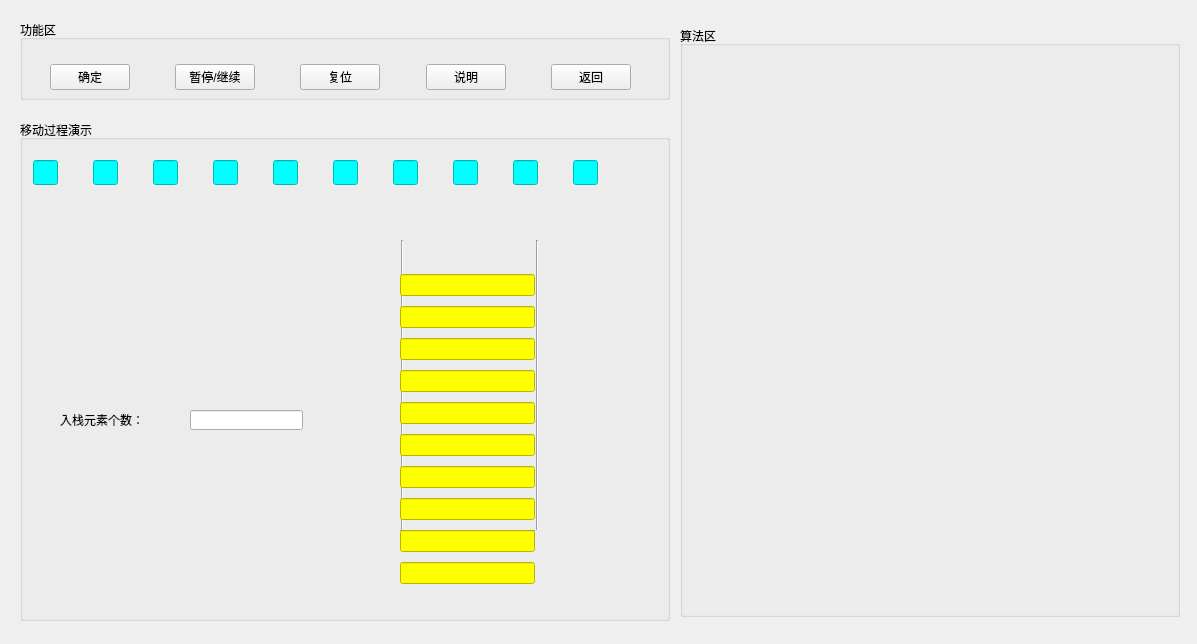
<?xml version="1.0" encoding="UTF-8"?>
<ui version="4.0">
 <class>stackInView</class>
 <widget class="QWidget" name="stackInView">
  <property name="geometry">
   <rect>
    <x>0</x>
    <y>0</y>
    <width>1197</width>
    <height>644</height>
   </rect>
  </property>
  <property name="windowTitle">
   <string>Form</string>
  </property>
  <widget class="QGroupBox" name="groupBox">
   <property name="geometry">
    <rect>
     <x>20</x>
     <y>120</y>
     <width>650</width>
     <height>501</height>
    </rect>
   </property>
   <property name="styleSheet">
    <string notr="true">font: 75 12pt &quot;Microsoft YaHei UI&quot;;</string>
   </property>
   <property name="title">
    <string>移动过程演示</string>
   </property>
   <widget class="QLineEdit" name="lineEdit_1">
    <property name="geometry">
     <rect>
      <x>13</x>
      <y>40</y>
      <width>25</width>
      <height>25</height>
     </rect>
    </property>
    <property name="styleSheet">
     <string notr="true">background-color: rgb(0, 255, 255);</string>
    </property>
    <property name="readOnly">
     <bool>true</bool>
    </property>
   </widget>
   <widget class="QLineEdit" name="lineEdit_2">
    <property name="geometry">
     <rect>
      <x>73</x>
      <y>40</y>
      <width>25</width>
      <height>25</height>
     </rect>
    </property>
    <property name="styleSheet">
     <string notr="true">background-color: rgb(0, 255, 255);</string>
    </property>
    <property name="readOnly">
     <bool>true</bool>
    </property>
   </widget>
   <widget class="QLineEdit" name="lineEdit_3">
    <property name="geometry">
     <rect>
      <x>133</x>
      <y>40</y>
      <width>25</width>
      <height>25</height>
     </rect>
    </property>
    <property name="styleSheet">
     <string notr="true">background-color: rgb(0, 255, 255);</string>
    </property>
    <property name="readOnly">
     <bool>true</bool>
    </property>
   </widget>
   <widget class="QLineEdit" name="lineEdit_4">
    <property name="geometry">
     <rect>
      <x>193</x>
      <y>40</y>
      <width>25</width>
      <height>25</height>
     </rect>
    </property>
    <property name="styleSheet">
     <string notr="true">background-color: rgb(0, 255, 255);</string>
    </property>
    <property name="readOnly">
     <bool>true</bool>
    </property>
   </widget>
   <widget class="QLineEdit" name="lineEdit_5">
    <property name="geometry">
     <rect>
      <x>253</x>
      <y>40</y>
      <width>25</width>
      <height>25</height>
     </rect>
    </property>
    <property name="styleSheet">
     <string notr="true">background-color: rgb(0, 255, 255);</string>
    </property>
    <property name="readOnly">
     <bool>true</bool>
    </property>
   </widget>
   <widget class="QLineEdit" name="lineEdit_6">
    <property name="geometry">
     <rect>
      <x>313</x>
      <y>40</y>
      <width>25</width>
      <height>25</height>
     </rect>
    </property>
    <property name="styleSheet">
     <string notr="true">background-color: rgb(0, 255, 255);</string>
    </property>
    <property name="readOnly">
     <bool>true</bool>
    </property>
   </widget>
   <widget class="QLineEdit" name="lineEdit_7">
    <property name="geometry">
     <rect>
      <x>373</x>
      <y>40</y>
      <width>25</width>
      <height>25</height>
     </rect>
    </property>
    <property name="styleSheet">
     <string notr="true">background-color: rgb(0, 255, 255);</string>
    </property>
    <property name="readOnly">
     <bool>true</bool>
    </property>
   </widget>
   <widget class="QLineEdit" name="lineEdit_8">
    <property name="geometry">
     <rect>
      <x>433</x>
      <y>40</y>
      <width>25</width>
      <height>25</height>
     </rect>
    </property>
    <property name="styleSheet">
     <string notr="true">background-color: rgb(0, 255, 255);</string>
    </property>
    <property name="readOnly">
     <bool>true</bool>
    </property>
   </widget>
   <widget class="QLineEdit" name="lineEdit_9">
    <property name="geometry">
     <rect>
      <x>493</x>
      <y>40</y>
      <width>25</width>
      <height>25</height>
     </rect>
    </property>
    <property name="styleSheet">
     <string notr="true">background-color: rgb(0, 255, 255);</string>
    </property>
    <property name="readOnly">
     <bool>true</bool>
    </property>
   </widget>
   <widget class="QLineEdit" name="lineEdit_10">
    <property name="geometry">
     <rect>
      <x>553</x>
      <y>40</y>
      <width>25</width>
      <height>25</height>
     </rect>
    </property>
    <property name="styleSheet">
     <string notr="true">background-color: rgb(0, 255, 255);</string>
    </property>
    <property name="readOnly">
     <bool>true</bool>
    </property>
   </widget>
   <widget class="QLineEdit" name="currentlineEdit">
    <property name="geometry">
     <rect>
      <x>170</x>
      <y>290</y>
      <width>113</width>
      <height>20</height>
     </rect>
    </property>
    <property name="readOnly">
     <bool>true</bool>
    </property>
   </widget>
   <widget class="QLabel" name="label">
    <property name="geometry">
     <rect>
      <x>40</x>
      <y>290</y>
      <width>111</width>
      <height>20</height>
     </rect>
    </property>
    <property name="text">
     <string>入栈元素个数：</string>
    </property>
   </widget>
   <widget class="Line" name="line">
    <property name="geometry">
     <rect>
      <x>380</x>
      <y>120</y>
      <width>5</width>
      <height>290</height>
     </rect>
    </property>
    <property name="orientation">
     <enum>Qt::Vertical</enum>
    </property>
   </widget>
   <widget class="Line" name="line_2">
    <property name="geometry">
     <rect>
      <x>380</x>
      <y>410</y>
      <width>135</width>
      <height>3</height>
     </rect>
    </property>
    <property name="orientation">
     <enum>Qt::Horizontal</enum>
    </property>
   </widget>
   <widget class="Line" name="line_3">
    <property name="geometry">
     <rect>
      <x>515</x>
      <y>120</y>
      <width>5</width>
      <height>290</height>
     </rect>
    </property>
    <property name="orientation">
     <enum>Qt::Vertical</enum>
    </property>
   </widget>
   <widget class="QWidget" name="layoutWidget">
    <property name="geometry">
     <rect>
      <x>380</x>
      <y>150</y>
      <width>135</width>
      <height>326</height>
     </rect>
    </property>
    <layout class="QVBoxLayout" name="verticalLayout">
     <item>
      <widget class="QLineEdit" name="lineEdit_20">
       <property name="styleSheet">
        <string notr="true">background-color: rgb(255, 255, 0);</string>
       </property>
       <property name="readOnly">
        <bool>true</bool>
       </property>
      </widget>
     </item>
     <item>
      <widget class="QLineEdit" name="lineEdit_19">
       <property name="styleSheet">
        <string notr="true">background-color: rgb(255, 255, 0);</string>
       </property>
       <property name="readOnly">
        <bool>true</bool>
       </property>
      </widget>
     </item>
     <item>
      <widget class="QLineEdit" name="lineEdit_18">
       <property name="styleSheet">
        <string notr="true">background-color: rgb(255, 255, 0);</string>
       </property>
       <property name="readOnly">
        <bool>true</bool>
       </property>
      </widget>
     </item>
     <item>
      <widget class="QLineEdit" name="lineEdit_17">
       <property name="styleSheet">
        <string notr="true">background-color: rgb(255, 255, 0);</string>
       </property>
       <property name="readOnly">
        <bool>true</bool>
       </property>
      </widget>
     </item>
     <item>
      <widget class="QLineEdit" name="lineEdit_16">
       <property name="styleSheet">
        <string notr="true">background-color: rgb(255, 255, 0);</string>
       </property>
       <property name="readOnly">
        <bool>true</bool>
       </property>
      </widget>
     </item>
     <item>
      <widget class="QLineEdit" name="lineEdit_15">
       <property name="styleSheet">
        <string notr="true">background-color: rgb(255, 255, 0);</string>
       </property>
       <property name="readOnly">
        <bool>true</bool>
       </property>
      </widget>
     </item>
     <item>
      <widget class="QLineEdit" name="lineEdit_14">
       <property name="styleSheet">
        <string notr="true">background-color: rgb(255, 255, 0);</string>
       </property>
       <property name="readOnly">
        <bool>true</bool>
       </property>
      </widget>
     </item>
     <item>
      <widget class="QLineEdit" name="lineEdit_13">
       <property name="styleSheet">
        <string notr="true">background-color: rgb(255, 255, 0);</string>
       </property>
       <property name="readOnly">
        <bool>true</bool>
       </property>
      </widget>
     </item>
     <item>
      <widget class="QLineEdit" name="lineEdit_12">
       <property name="styleSheet">
        <string notr="true">background-color: rgb(255, 255, 0);</string>
       </property>
       <property name="readOnly">
        <bool>true</bool>
       </property>
      </widget>
     </item>
     <item>
      <widget class="QLineEdit" name="lineEdit_11">
       <property name="styleSheet">
        <string notr="true">background-color: rgb(255, 255, 0);</string>
       </property>
       <property name="readOnly">
        <bool>true</bool>
       </property>
      </widget>
     </item>
    </layout>
   </widget>
  </widget>
  <widget class="QGroupBox" name="ButtonBox">
   <property name="geometry">
    <rect>
     <x>20</x>
     <y>20</y>
     <width>650</width>
     <height>80</height>
    </rect>
   </property>
   <property name="styleSheet">
    <string notr="true">font: 14pt &quot;微软雅黑&quot;;</string>
   </property>
   <property name="title">
    <string>功能区</string>
   </property>
   <widget class="QWidget" name="layoutWidget_2">
    <property name="geometry">
     <rect>
      <x>30</x>
      <y>40</y>
      <width>581</width>
      <height>35</height>
     </rect>
    </property>
    <layout class="QHBoxLayout" name="horizontalLayout">
     <item>
      <widget class="QPushButton" name="startButton">
       <property name="text">
        <string>确定</string>
       </property>
      </widget>
     </item>
     <item>
      <spacer name="horizontalSpacer">
       <property name="orientation">
        <enum>Qt::Horizontal</enum>
       </property>
       <property name="sizeHint" stdset="0">
        <size>
         <width>40</width>
         <height>20</height>
        </size>
       </property>
      </spacer>
     </item>
     <item>
      <widget class="QPushButton" name="pauseButton">
       <property name="text">
        <string>暂停/继续</string>
       </property>
      </widget>
     </item>
     <item>
      <spacer name="horizontalSpacer_2">
       <property name="orientation">
        <enum>Qt::Horizontal</enum>
       </property>
       <property name="sizeHint" stdset="0">
        <size>
         <width>40</width>
         <height>20</height>
        </size>
       </property>
      </spacer>
     </item>
     <item>
      <widget class="QPushButton" name="frashButton">
       <property name="text">
        <string>复位</string>
       </property>
      </widget>
     </item>
     <item>
      <spacer name="horizontalSpacer_3">
       <property name="orientation">
        <enum>Qt::Horizontal</enum>
       </property>
       <property name="sizeHint" stdset="0">
        <size>
         <width>40</width>
         <height>20</height>
        </size>
       </property>
      </spacer>
     </item>
     <item>
      <widget class="QPushButton" name="explainButton">
       <property name="text">
        <string>说明</string>
       </property>
      </widget>
     </item>
     <item>
      <spacer name="horizontalSpacer_4">
       <property name="orientation">
        <enum>Qt::Horizontal</enum>
       </property>
       <property name="sizeHint" stdset="0">
        <size>
         <width>40</width>
         <height>20</height>
        </size>
       </property>
      </spacer>
     </item>
     <item>
      <widget class="QPushButton" name="backButton">
       <property name="text">
        <string>返回</string>
       </property>
      </widget>
     </item>
    </layout>
   </widget>
  </widget>
  <widget class="QGroupBox" name="dockWidget">
   <property name="geometry">
    <rect>
     <x>680</x>
     <y>26</y>
     <width>500</width>
     <height>591</height>
    </rect>
   </property>
   <property name="title">
    <string>算法区</string>
   </property>
  </widget>
 </widget>
 <resources/>
 <connections/>
</ui>
